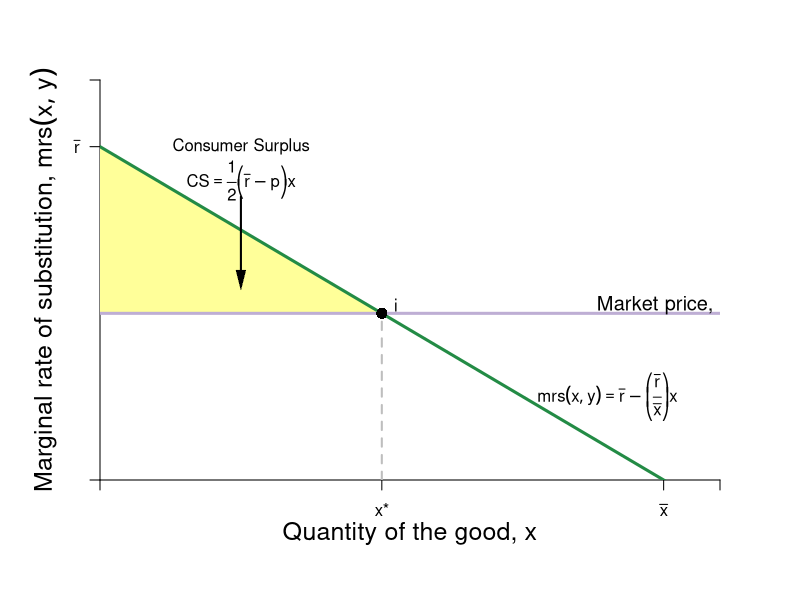

The R source for this figure:
require(shape)
pdf(file = "indmarketdemand/mrs_price_cs.pdf", width = 9, height = 7)

#Set parameters for graphics
axislabelsize <- 1.5
labelsize <- 1.2
graphlinewidth <- 3
segmentlinewidth <- 2

COL <- c("#7fc97f", "#beaed4", "#fdc086", "#ffff99", "#386cb0", "#f0027f", "#bf5b17", "#666666")
COLA <- c("#99d8c9","#66c2a4","#41ae76", "#238b45", "#005824")
COLB <- c("#4eb3d3", "#2b8cbe", "#0868ac","#084081")

par(mar =  c(6, 5, 4, 4))

mrsA <- function(x, rmax = 10, xmax = 20) {
  rmax - (rmax/xmax)*x
}

# uA <- function(x, y, rmax, rmax = 10, xmas = 20) {
#   y + rmax*x - (1/2)(rmax/xmax)*x^2
# }

xlims <- c(0, 22)
ylims <- c(0, 12)

npts <- 501 
x <- seq(xlims[1], xlims[2], length.out = npts)
y <- seq(ylims[1], ylims[2], length.out = npts) 
a <- c(46.08, 55, 64)
b <- c(46.08, 55, 64)

plot(0, 0, xlim = xlims, ylim = ylims, type = "n",
     xlab = expression(paste("")),
     ylab = expression(paste("")), 
     xaxt = "n", 
     yaxt = "n", 
     cex.lab = axislabelsize, 
     bty = "n",
     xaxs="i", 
     yaxs="i")

# ticksy <- seq(from = 0, to = ylims[2], by = 2)
# ylabels <- seq(from = 0, to = ylims[2], by = 2)
# ticksx <- seq(from = 0, to = xlims[2], by = 2)
# xlabels <- seq(from = 0, to = xlims[2], by = 2)
ticksy <- c(0, 10, ylims[2])
ylabels <- c(NA, expression(paste(bar(r))), NA)
ticksx <- c(0, 10, 20, xlims[2])
xlabels <- c(NA, expression(paste(x,"*")), expression(paste(bar(x))), NA)

axis(1, at = ticksx, pos = 0, labels = xlabels)
axis(2, at = ticksy, pos = 0, labels = ylabels, las = 1)

npts <- 500 
xx1 <- seq(xlims[1], xlims[2], length.out = npts)

xpoly <- c(0, 10, 0)
ypoly <- c(5, 5, 10)
polygon(x = xpoly, y = ypoly, col = COL[4], density=NULL, border = NA)

lines(xx1, mrsA(xx1, rmax = 10, xmax = 20), col = COLA[4], lwd = graphlinewidth)
#lines(xx1, brfB(xx1, alpha = 16, beta = 1/24), col = COLB[4], lwd = graphlinewidth)

segments(0, 5, xlims[2], 5, lty = 1, col = COL[2] , lwd = graphlinewidth)
segments(10, 0, 10, 5, lty = 2, col = "gray" , lwd = segmentlinewidth)

mtext(expression(paste("Quantity of the good, ", x)), side=1, line = 2.5, cex = axislabelsize)
text(-2, 6, expression(paste("Marginal rate of substitution, ", mrs(x,y))), xpd = TRUE, cex = axislabelsize, srt = 90) 

points(10, 5, pch = 16, col = "black", cex = 1.5)
text(10.5, 5.25, expression(i))

#segments(4.11765, 6.17647, 5.88, 8.88, lty = 1, col = COL[2] , lwd = graphlinewidth)
text(20, 5.25, expression("Market price, p"), cex = labelsize)
#text(7.3, 2.5, expression("Curve"))
#Arrows(7.3, 3.5, 7.3, 6.1, col = "black", lty = 1, lwd = 2, arr.type = "triangle", arr.lwd = 0.5)

#Label the iso-welfare functions for the HG, Aisha
# text(3.8, 1.5, expression(u[1]^A))
# text(4.6, 1.5, expression(u[2]^A))
# text(5.5, 1.5, expression(u[3]^A))
#text(6.6, 8.3, expression(u[4]^A))


#Label the indifference curves for the HG, Betty
# text(7.6, 17, expression(u[1]^B))
# text(6.75, 17, expression(u[2]^B))
# text(6, 17, expression(u[3]^B))
#text(3.4, 6.9, expression(v[4]^B))

#Label mrs function
text(18, 2.5, expression(paste(mrs(x,y) == bar(r) - bgroup("(",frac(bar(r), bar(x)),")")*x)))
#Arrows(10, 7.5, 10, 5, col = "black", lty = 1, lwd = 2, arr.type = "triangle", arr.lwd = 0.5)

#Label satiation
#text(20, 3.5, expression(paste(bar(x) == "Point")))
#text(20, 3, expression(paste("of Satiation")))
#Arrows(20, 2.5, 20, 0.5, col = "black", lty = 1, lwd = 2, arr.type = "triangle", arr.lwd = 0.5)

#Label highest willingness to pay
text(5, 10, expression("Consumer Surplus"))
text(5, 9, expression(paste(CS==frac(1, 2)*bgroup("(",bar(r) - p,")")*x)))
Arrows(5, 8.5, 5, 6, col = "black", lty = 1, lwd = 2, arr.type = "triangle", arr.lwd = 0.5)

dev.off()
